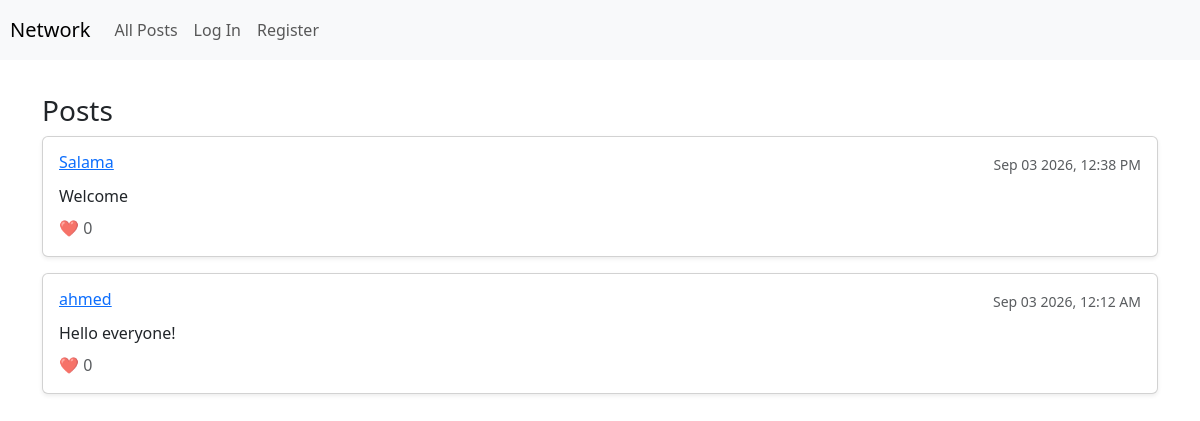
The page / on the database its author committed.
### network/models.py (models this page shows, shortened)
class Post(models.Model):
    user = models.ForeignKey(User, on_delete=models.CASCADE, related_name="posts")
    content = models.TextField(blank=False)
    timestamp = models.DateTimeField(auto_now_add=True)
    likes = models.ManyToManyField(User, blank=True, related_name="liked_posts")

class User(AbstractUser):
    pass

### network/views.py (the view)
# urls.py: path("", views.index, name="index"),
def index(request):
    if request.method == "POST":
        content = request.POST.get("content")
        if content and request.user.is_authenticated:
            Post.objects.create(user=request.user, content=content)
            return redirect("index")
    posts = Post.objects.all().order_by("-timestamp")
    return render(request, "network/index.html", {
        "posts": posts
    })

### network/templates/network/index.html (shortened to what this page needs)
{% extends "network/layout.html" %}
{% block body %}
    <div class="container mt-4">
        <h3>Posts</h3>
        <div class="posts-list">
            {% for post in posts %}
                <div class="card mb-3 p-3 shadow-sm">
                    <div class="d-flex justify-content-between align-items-center">
                        <h6 class="font-weight-bold mb-1">
                            <a href="{% url 'profile' post.user.username %}">{{ post.user.username }}</a>
                        </h6>
                        <small class="text-muted">{{ post.timestamp|date:"M d Y, h:i A" }}</small>
                    </div>
                    <p class="mt-2 mb-2">{{ post.content }}</p>
                    <div class="text-muted">
                        ❤️ {{ post.likes.count }}
                    </div>
                </div>
            {% empty %}
                <p class="text-muted">No posts available yet.</p>
            {% endfor %}
        </div>
    </div>
{% endblock %}

### rows shown on the page
Post: user.username "Salama", timestamp "Sep 03 2026, 12:38 PM", content "Welcome", likes.count "0"
Post: user.username "ahmed", timestamp "Sep 03 2026, 12:12 AM", content "Hello everyone!", likes.count "0"
